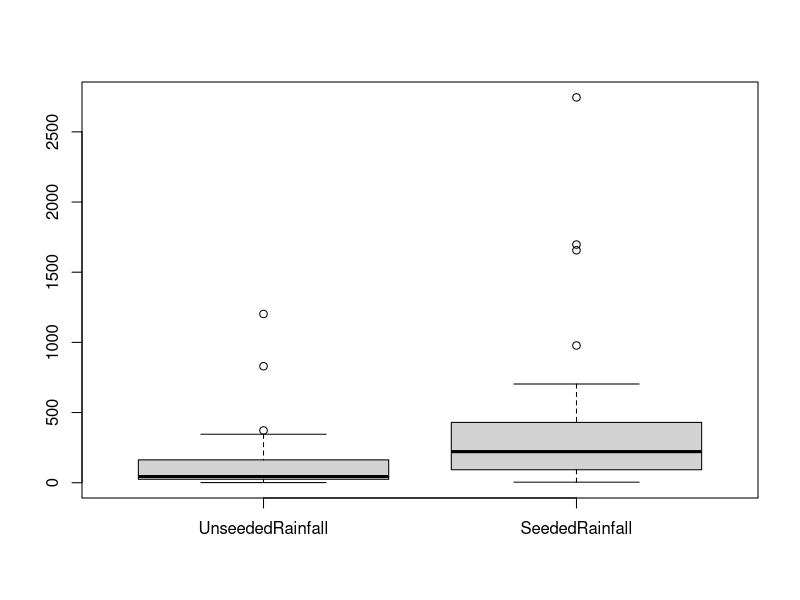
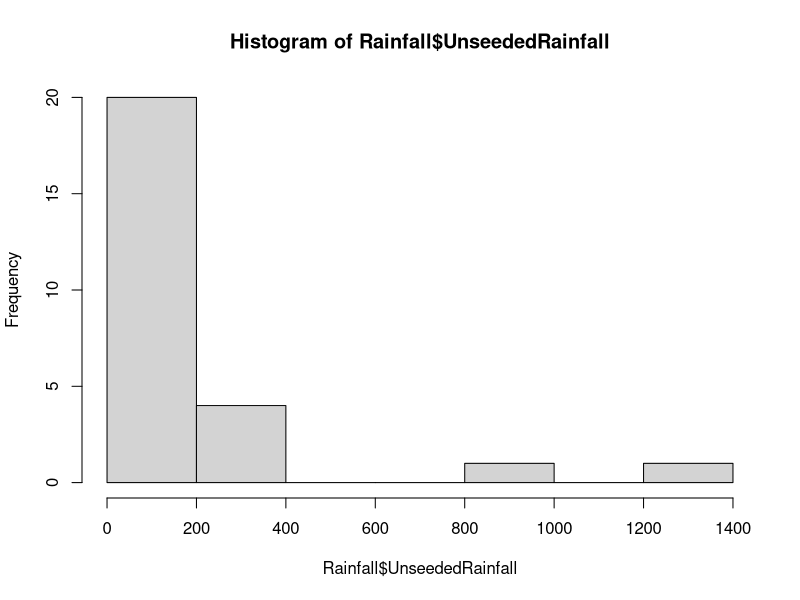
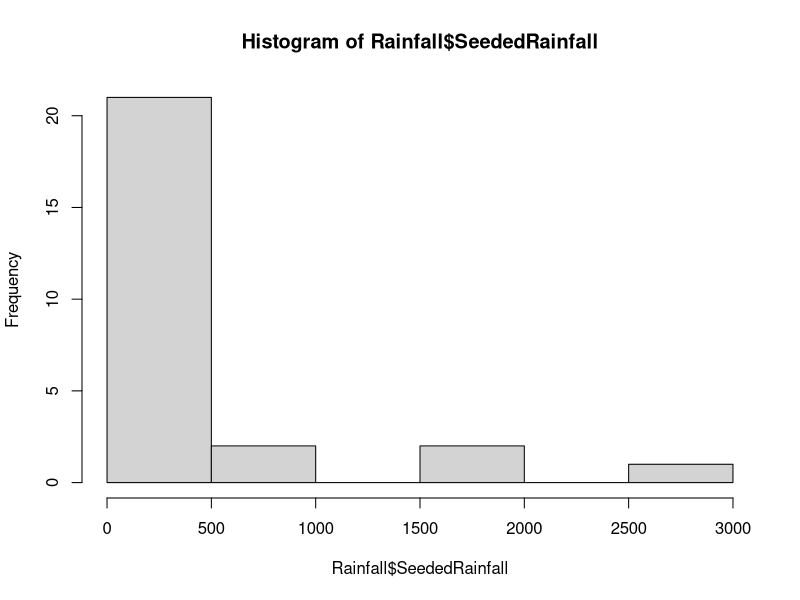
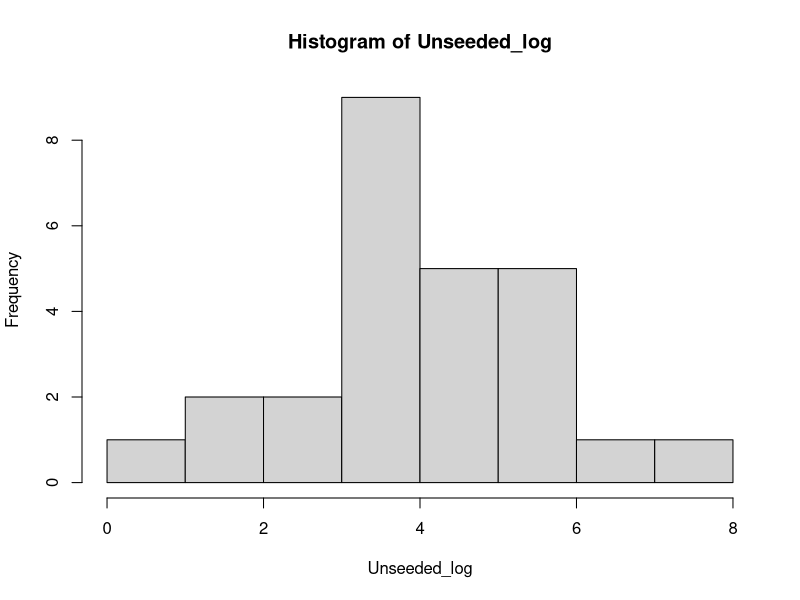
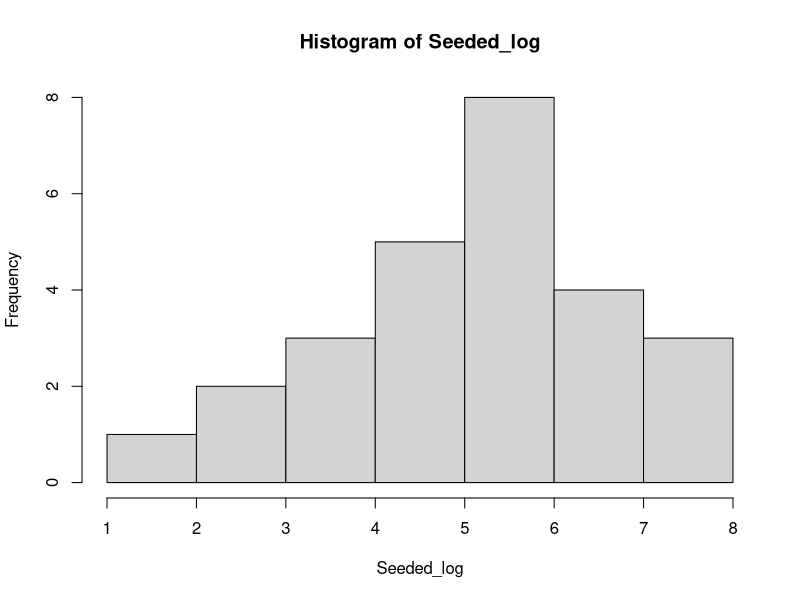

Generate these figures, in order, with R:
library(ggplot2)
library(tidyr)
library(dplyr)
#1
Rainfall <- tibble(
  "UnseededRainfall" = c(1202.6, 830.1, 372.4, 345.5, 321.2, 244.3, 163.0, 147.8, 95.0, 87.0, 81.2, 68.5, 47.3, 41.1, 36.6, 29.0, 28.6, 26.3, 26.0, 24.4, 21.4, 17.3, 11.5, 4.9, 4.9, 1.0),
  "SeededRainfall" = c(2745.6, 1697.1, 1656.4, 978.0, 703.4, 489.1, 430.0, 334.1, 302.8, 274.7, 274.7, 255.0, 242.5, 200.7, 198.6, 129.6, 119.0, 118.3, 115.3, 92.4, 40.6, 32.7, 31.4, 17.5, 7.7, 4.1)
)

boxplot(Rainfall)

#2
hist(Rainfall$UnseededRainfall)
hist(Rainfall$SeededRainfall)
Unseeded_log <- log(Rainfall$UnseededRainfall)
Seeded_log <- log(Rainfall$SeededRainfall)
hist(Unseeded_log)
hist(Seeded_log)

t.test(Unseeded_log,Seeded_log)

Mean_difference <- mean(Rainfall$SeededRainfall)-mean(Rainfall$UnseededRainfall)
